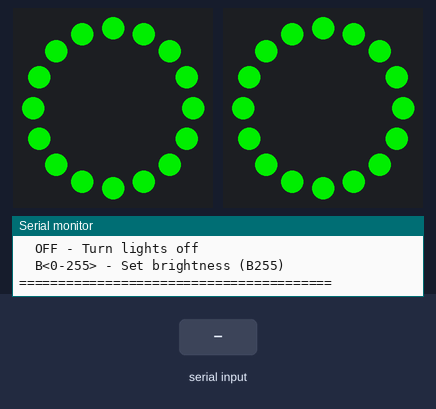
Recording of a sketch running on a simulated ESP32. On the bench: 2 × 16 RGB LEDs in a ring, first at the top, clockwise, the last lines printed to the serial monitor. Inputs (shaded band) come from the test bench.

Above: at 2.1 s.
3.5 s: "ON\n" received over Serial
At 4.0 s:
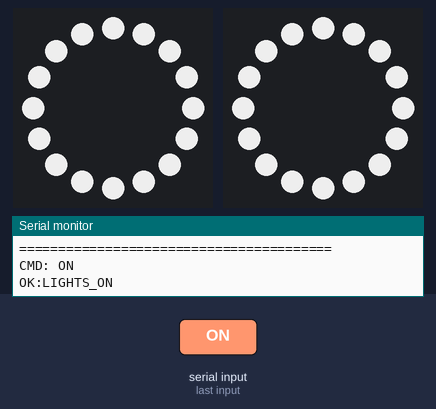
5.0 s: "B90\n" received over Serial
6.5 s: "B\n" received over Serial
At 7.5 s:
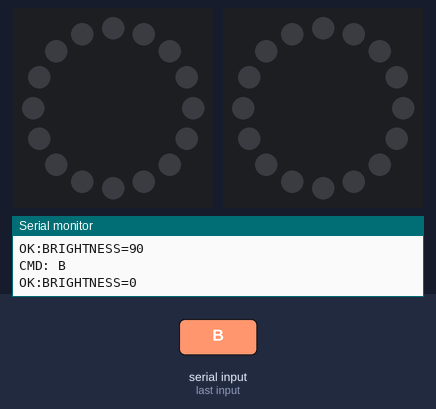
Timing chart, 0 to 9.5 s (numbered marks = the images above; inputs shaded):
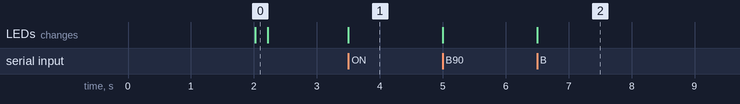

Measured:
- after the input at 3.5 s, the LEDs: change at once (image 1)
- after the input at 6.5 s, the LEDs: change at once (image 2)

The sketch:

nexus_lights_only.ino
```cpp
/*
 * NEXUS ESP32 LIGHTING ONLY - NO WIFI
 * Simple serial-controlled NeoPixel lighting
 */

#include <Adafruit_NeoPixel.h>

// NeoPixel Configuration
#define RING1_PIN 16
#define RING2_PIN 17
#define LEDS_PER_RING 16

Adafruit_NeoPixel ring1(LEDS_PER_RING, RING1_PIN, NEO_GRB + NEO_KHZ800);
Adafruit_NeoPixel ring2(LEDS_PER_RING, RING2_PIN, NEO_GRB + NEO_KHZ800);

bool lightsOn = false;
uint8_t brightness = 200;
String inputString = "";

void setup() {
  Serial.begin(115200);
  delay(2000);

  // Initialize NeoPixels
  ring1.begin();
  ring2.begin();
  ring1.setBrightness(brightness);
  ring2.setBrightness(brightness);
  ring1.clear();
  ring2.clear();
  ring1.show();
  ring2.show();

  Serial.println("\n========================================");
  Serial.println("NEXUS LIGHTING CONTROLLER READY");
  Serial.println("========================================");
  Serial.println("Commands:");
  Serial.println("  ON  - Turn lights on");
  Serial.println("  OFF - Turn lights off");
  Serial.println("  B<0-255> - Set brightness (B255)");
  Serial.println("========================================\n");

  // Flash green to show ready
  setColor(0, 255, 0);
  delay(200);
  setColor(0, 0, 0);
}

void loop() {
  // Read serial commands
  while (Serial.available()) {
    char c = Serial.read();
    if (c == '\n' || c == '\r') {
      if (inputString.length() > 0) {
        processCommand(inputString);
        inputString = "";
      }
    } else {
      inputString += c;
    }
  }
}

void processCommand(String cmd) {
  cmd.trim();
  cmd.toUpperCase();

  Serial.print("CMD: ");
  Serial.println(cmd);

  if (cmd == "ON" || cmd == "L1") {
    lightsOn = true;
    setColor(255, 255, 255);
    Serial.println("OK:LIGHTS_ON");
  }
  else if (cmd == "OFF" || cmd == "L0") {
    lightsOn = false;
    setColor(0, 0, 0);
    Serial.println("OK:LIGHTS_OFF");
  }
  else if (cmd.startsWith("B")) {
    int val = cmd.substring(1).toInt();
    if (val >= 0 && val <= 255) {
      brightness = val;
      ring1.setBrightness(brightness);
      ring2.setBrightness(brightness);
      if (lightsOn) {
        setColor(255, 255, 255);
      }
      Serial.print("OK:BRIGHTNESS=");
      Serial.println(val);
    }
  }
  else {
    Serial.println("ERROR:UNKNOWN_COMMAND");
  }
}

void setColor(uint8_t r, uint8_t g, uint8_t b) {
  uint32_t color = ring1.Color(r, g, b);
  for (int i = 0; i < LEDS_PER_RING; i++) {
    ring1.setPixelColor(i, color);
    ring2.setPixelColor(i, color);
  }
  ring1.show();
  ring2.show();
}
```
